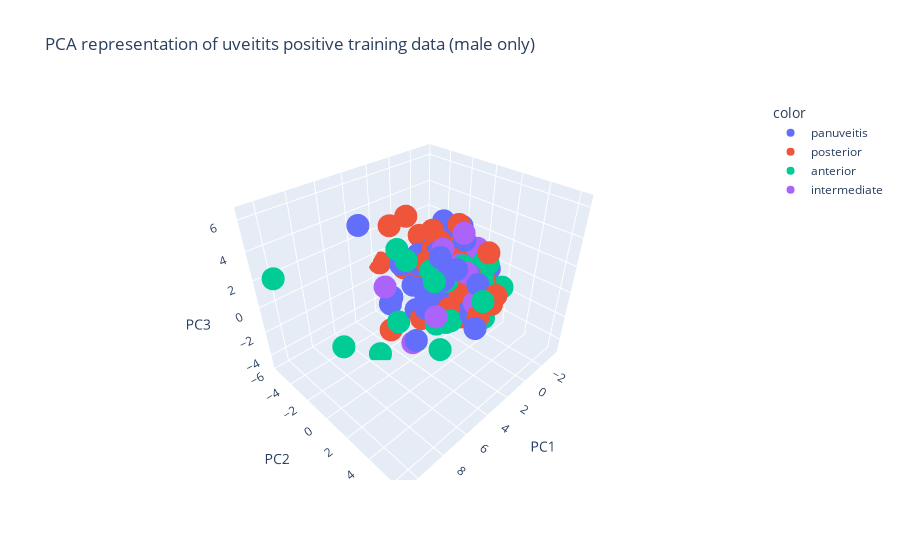

Notebook source saved alongside this figure:
### Code cell
pca = PCA(n_components=3)
pipeline = Pipeline(steps=[('prep', USE_IMPUTER),('pca',pca)])
X_pca = pipeline.fit_transform(X_train_m)

fig = px.scatter_3d(X_pca, x=0, y=1, z=2, color = y_train_m.values,
                   title="PCA representation of uveitits positive training data (male only)", labels={"0":"PC1","1":"PC2","2":"PC3"})
fig.show()
print(f'Retained Variance: {round(sum(pipeline["pca"].explained_variance_ratio_)*100,2)} %')
